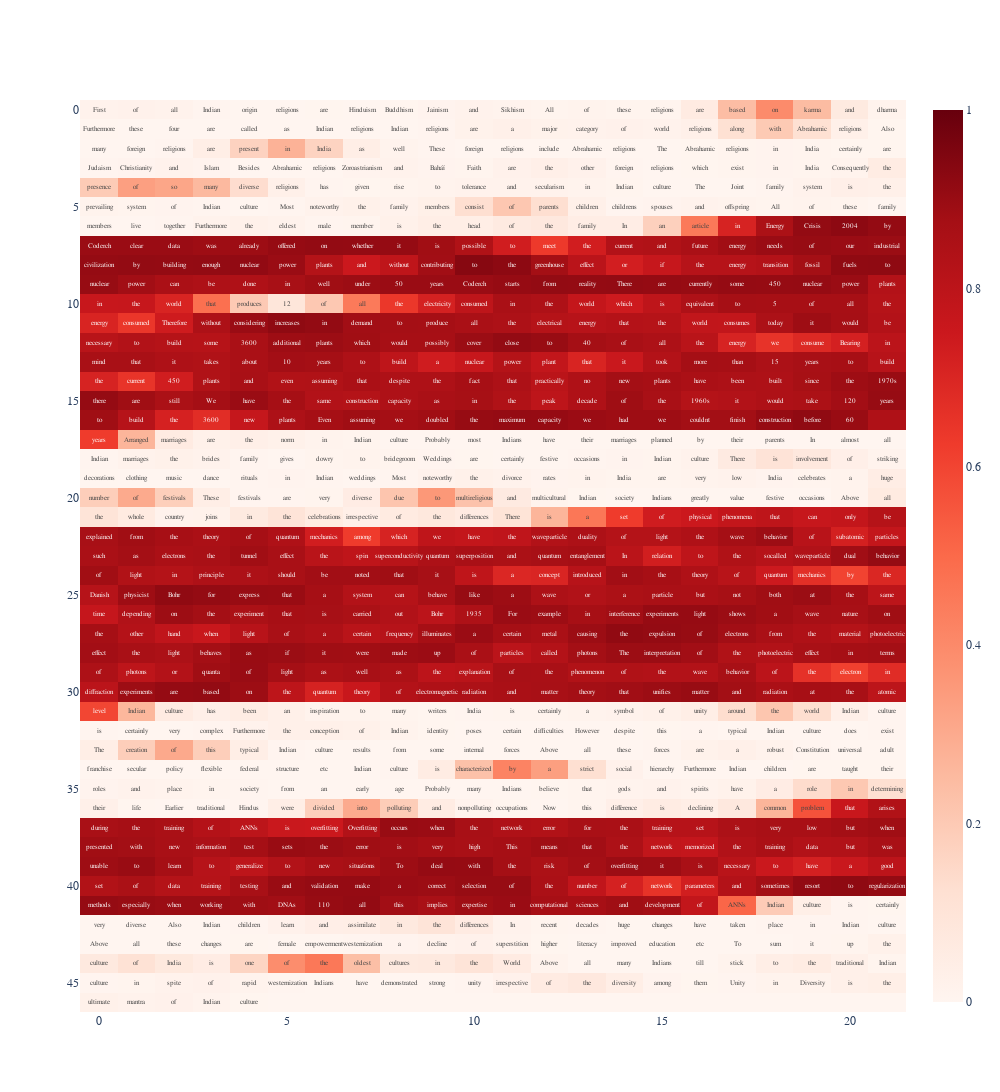

The notebook cell this image was saved under:
### Markdown cell above
- Below this point, there are 5 ways to visualise/view the Results
- The ways are:
    - Suspicious Document Heatmap:
        - Entire Document broken into block of words
        - Plagiarised portions highlighted in varying shades of red
        - Hover over any Plagiarised Portion to reveal Original Source Document
    - Suspicious Document Textbox:
        - View entire Document
        - Two buttons Highlight and Exit
        - Click on Highlight to highlight plagiarised portions in Red
    - Pie Chart 1:
        - Displays Overall percentages of Plagiarism
    - Pie Chart 2:
        - Detailed Percentages of Plagiarism from each source
    - Table:
        - Table to display all details of Pie Chart 2 in tabular format (and a seperate one to view Suspicious Document)
        - Contains a column 'Source Language' to display language of Source Document
        - Has Clickable Link in 'Source' column which opens that Document in a seperate tab

### Code cell
fig.show()

### Figure 1 — Plotly figure (JSON) as saved in the notebook; plotly's stock layout.template omitted (floating-point values rounded to 4 significant figures; data arrays with more than 128 entries replaced by an {"elided": "..."} marker saying what was removed)
{"data": [{"colorscale": [[0, "rgb(255,245,240)"], [0.125, "rgb(254,224,210)"], [0.25, "rgb(252,187,161)"], [0.375, "rgb(252,146,114)"], [0.5, "rgb(251,106,74)"], [0.625, "rgb(239,59,44)"], [0.75, "rgb(203,24,29)"], [0.875, "rgb(165,15,21)"], [1, "rgb(103,0,13)"]], "customdata": {"elided": "47x22 str values"}, "dx": 1, "hovertemplate": "%{customdata} <br><b>Score:%{z:.3f}<extra></extra>", "text": {"elided": "47 rows, 1033 str values in total"}, "textfont": {"size": 7}, "texttemplate": "%{text}", "type": "heatmap", "x0": 0, "z": {"elided": "47x22 float values"}, "zmax": 1, "zmin": 0}], "layout": {"font": {"family": "sans-serif"}, "height": 1175, "width": 1000, "yaxis": {"autorange": "reversed"}}}
